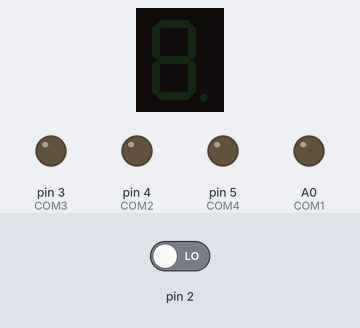
This sketch was run on a simulated Arduino Uno, built with avr-gcc and run on an emulated ATmega328P. Shown: 1-digit seven-segment display, output pins drawn as LEDs (lit = HIGH). Wiring (inferred from the names in the program): 1-digit 7-segment display, segments lit when HIGH: segments pin 6, pin 8, pin 10, pin 12, pin 13, pin 7, pin 9, pin 11. Dashed ring = blinking. The inputs (shaded band) are chosen by the test bench; at power-on: pin 2 LOW. The segment pins are drawn as the display they are named for; pins used as bus, display or sensor lines are not drawn.

Above: at 1.2 s.
1.3 s: pin 2 driven HIGH
At 2.2 s:
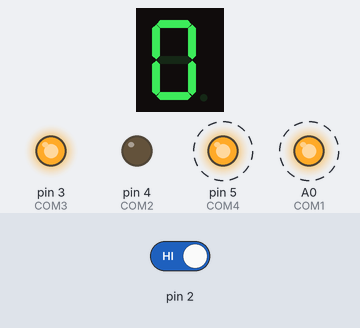
At 2.7 s:
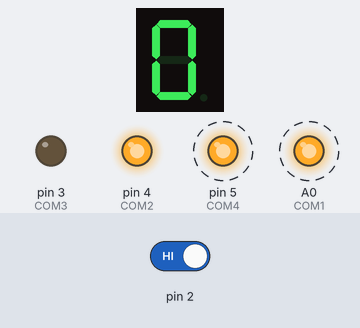
Timing chart, 0 to 23.8 s (numbered marks = the images above; inputs shaded):
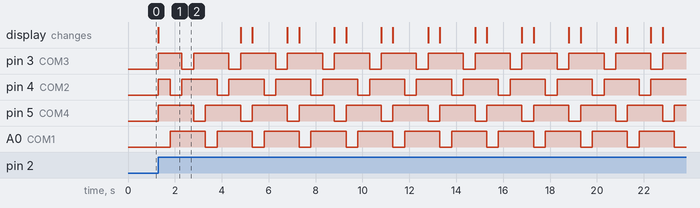

The sketch:

shumaguan.ino
```cpp
//开关不是很灵敏，可能要换一个开关
#define SEG_A 6
#define SEG_B 8
#define SEG_C 10
#define SEG_D 12
#define SEG_E 13
#define SEG_F 7
#define SEG_G 9
#define SEG_H 11

#define COM1 A0
#define COM2 4
#define COM3 3
#define COM4 5

#define button 2


unsigned char table[10][8] =
{
    {0, 0,  1,  1,  1,  1,  1,  1},         //0
    {0, 0,  0,  0,  0,  1,  1,  0},         //1
    {0, 1,  0,  1,  1,  0,  1,  1},         //2
    {0, 1,  0,  0,  1,  1,  1,  1},         //3
    {0, 1,  1,  0,  0,  1,  1,  0},         //4
    {0, 1,  1,  0,  1,  1,  0,  1},         //5
    {0, 1,  1,  1,  1,  1,  0,  1},         //6
    {0, 0,  0,  0,  0,  1,  1,  1},         //7
    {0, 1,  1,  1,  1,  1,  1,  1},         //8
    {0, 1,  1,  0,  1,  1,  1,  1}          //9
};

void setup()
{
    pinMode(SEG_A,OUTPUT);      //设置为输出引脚
    pinMode(SEG_B,OUTPUT);
    pinMode(SEG_C,OUTPUT);
    pinMode(SEG_D,OUTPUT);
    pinMode(SEG_E,OUTPUT);
    pinMode(SEG_F,OUTPUT);
    pinMode(SEG_G,OUTPUT);
    pinMode(SEG_H,OUTPUT);

    pinMode(COM1,OUTPUT);
    pinMode(COM2,OUTPUT);
    pinMode(COM3,OUTPUT);
    pinMode(COM4,OUTPUT);
    attachInterrupt(0,isstop,RISING);
}
int q=0;
int b=0;
int s=0;
int g=0;
volatile bool flagon=false;
bool flagminute;
unsigned long oldtime=0;
unsigned long newtime=0;
int buttonstate=0;
long interval=1000;
void loop()
{
    flagminute=false;
    if(flagon)
    {Display(1,q);           //第1位显示千位
    delay(500);
    Display(2,b);           //第2位显示百位
    delay(500);
    Display(3,s);           //第3位显示十位
    delay(500);
    Display(4,g);           //第4位显示个位
    delay(500);
    newtime=millis();
    if(newtime-oldtime>=interval)
    {
      oldtime=newtime;
      flagminute=true;
      }
    if(flagminute)
    {
      g=g+1;
    if(g==10)
    {
      g=0;
      s=s+1;
      if(s==10)
      {
        s=0;
        ++b;
        if(b==10)
        {
          b=0;
          ++q;
          if(q==10)
          {
            q=0;
            b=0;
            s=0;
            g=0;
            }
          }
        }
      }
      }
    }
}

void isstop()
{
  if(flagon)
  {
    flagon=false;
    }
  else
  {
    flagon=true;
    }
  }

void Display(unsigned char com,unsigned char num)//第com位，显示num
{
    digitalWrite(SEG_A,LOW);            //去除余晖
    digitalWrite(SEG_B,LOW);
    digitalWrite(SEG_C,LOW);
    digitalWrite(SEG_D,LOW);
    digitalWrite(SEG_E,LOW);
    digitalWrite(SEG_F,LOW);
    digitalWrite(SEG_G,LOW);
    digitalWrite(SEG_H,LOW);

    switch(com)                     //选通位选
    {
        case 1:
            digitalWrite(COM1,LOW);     //选择位1
            digitalWrite(COM2,HIGH);
            digitalWrite(COM3,HIGH);
            digitalWrite(COM4,HIGH);
            break;
        case 2:
            digitalWrite(COM1,HIGH);
            digitalWrite(COM2,LOW);     //选择位2
            digitalWrite(COM3,HIGH);
            digitalWrite(COM4,HIGH);
            break;
        case 3:
            digitalWrite(COM1,HIGH);
            digitalWrite(COM2,HIGH);
            digitalWrite(COM3,LOW);     //选择位3
            digitalWrite(COM4,HIGH);
            break;
        case 4:
            digitalWrite(COM1,HIGH);
            digitalWrite(COM2,HIGH);
            digitalWrite(COM3,HIGH);
            digitalWrite(COM4,LOW);     //选择位4
            break;
        default:break;
    }

    digitalWrite(SEG_A,table[num][7]);          //a查询码值表
    digitalWrite(SEG_B,table[num][6]);
    digitalWrite(SEG_C,table[num][5]);
    digitalWrite(SEG_D,table[num][4]);
    digitalWrite(SEG_E,table[num][3]);
    digitalWrite(SEG_F,table[num][2]);
    digitalWrite(SEG_G,table[num][1]);
    digitalWrite(SEG_H,table[num][0]);
}
```

Measured:
- after the input at 1.3 s, pin 3 (COM3), pin 4 (COM2): LOW → HIGH at once, then repeats every 2.0 s: LOW 0.50 s, HIGH 1.5 s; pin 5 (COM4): alternates HIGH for 1.5 s and LOW for 0.50 s, starting at once; A0 (COM1): alternates HIGH for 1.5 s and LOW for 0.50 s, starting after 0.50 s; the display: changes at once (image 1)
